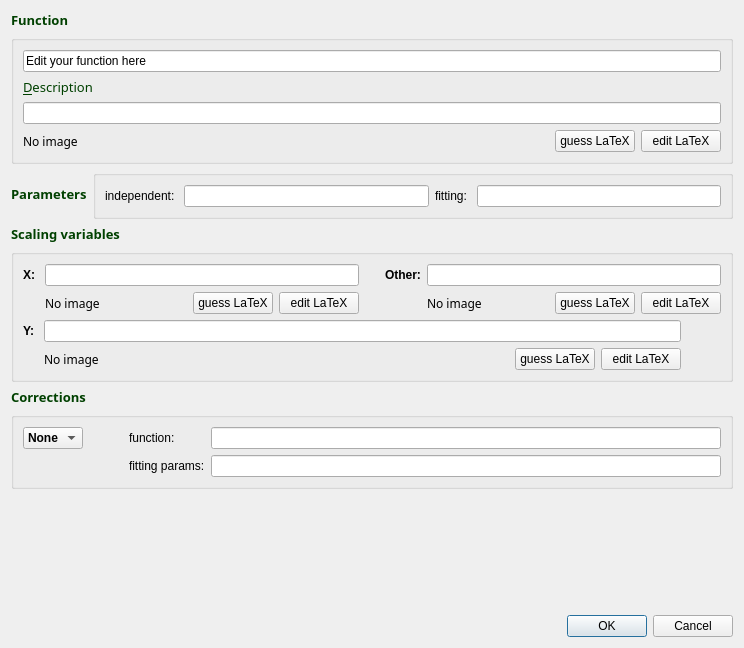
<?xml version="1.0" encoding="UTF-8"?>
<ui version="4.0">
 <class>editFunctionDialog</class>
 <widget class="QDialog" name="editFunctionDialog">
  <property name="geometry">
   <rect>
    <x>0</x>
    <y>0</y>
    <width>744</width>
    <height>648</height>
   </rect>
  </property>
  <property name="sizePolicy">
   <sizepolicy hsizetype="Expanding" vsizetype="Preferred">
    <horstretch>0</horstretch>
    <verstretch>0</verstretch>
   </sizepolicy>
  </property>
  <property name="font">
   <font>
    <weight>50</weight>
    <bold>false</bold>
   </font>
  </property>
  <property name="windowTitle">
   <string>Edit function</string>
  </property>
  <layout class="QVBoxLayout" name="verticalLayout_4">
   <item>
    <widget class="QLabel" name="functionTitle">
     <property name="maximumSize">
      <size>
       <width>16777215</width>
       <height>30</height>
      </size>
     </property>
     <property name="palette">
      <palette>
       <active>
        <colorrole role="WindowText">
         <brush brushstyle="SolidPattern">
          <color alpha="255">
           <red>0</red>
           <green>64</green>
           <blue>0</blue>
          </color>
         </brush>
        </colorrole>
       </active>
       <inactive>
        <colorrole role="WindowText">
         <brush brushstyle="SolidPattern">
          <color alpha="255">
           <red>0</red>
           <green>64</green>
           <blue>0</blue>
          </color>
         </brush>
        </colorrole>
       </inactive>
       <disabled>
        <colorrole role="WindowText">
         <brush brushstyle="SolidPattern">
          <color alpha="255">
           <red>102</red>
           <green>103</green>
           <blue>94</blue>
          </color>
         </brush>
        </colorrole>
       </disabled>
      </palette>
     </property>
     <property name="font">
      <font>
       <family>Sans Serif</family>
       <pointsize>10</pointsize>
       <weight>75</weight>
       <bold>true</bold>
      </font>
     </property>
     <property name="frameShape">
      <enum>QFrame::NoFrame</enum>
     </property>
     <property name="text">
      <string>Function</string>
     </property>
    </widget>
   </item>
   <item>
    <widget class="QGroupBox" name="functionGroup">
     <property name="sizePolicy">
      <sizepolicy hsizetype="Expanding" vsizetype="Preferred">
       <horstretch>0</horstretch>
       <verstretch>0</verstretch>
      </sizepolicy>
     </property>
     <property name="title">
      <string/>
     </property>
     <layout class="QVBoxLayout" name="verticalLayout">
      <item>
       <layout class="QVBoxLayout" name="functionVBox">
        <property name="sizeConstraint">
         <enum>QLayout::SetNoConstraint</enum>
        </property>
        <item>
         <widget class="QLineEdit" name="functionDefinitionText">
          <property name="toolTip">
           <string>Enter your function using natural expression</string>
          </property>
          <property name="whatsThis">
           <string>&lt;!DOCTYPE HTML PUBLIC &quot;-//W3C//DTD HTML 4.0//EN&quot; &quot;http://www.w3.org/TR/REC-html40/strict.dtd&quot;&gt;
&lt;html&gt;&lt;head&gt;&lt;meta name=&quot;qrichtext&quot; content=&quot;1&quot; /&gt;&lt;style type=&quot;text/css&quot;&gt;
p, li { white-space: pre-wrap; }
&lt;/style&gt;&lt;/head&gt;&lt;body style=&quot; font-family:'Sans Serif'; font-size:10pt; font-weight:400; font-style:normal;&quot;&gt;
&lt;p style=&quot; margin-top:12px; margin-bottom:12px; margin-left:0px; margin-right:0px; -qt-block-indent:0; text-indent:0px;&quot;&gt;Let’s introduce a few simple mnemonic rules to write the equations without pain. These rules highly help the automatic switch to the LaTeX equation:&lt;/p&gt;
&lt;ul style=&quot;margin-top: 0px; margin-bottom: 0px; margin-left: 0px; margin-right: 0px; -qt-list-indent: 1;&quot;&gt;&lt;li style=&quot; margin-top:12px; margin-bottom:0px; margin-left:0px; margin-right:0px; -qt-block-indent:0; text-indent:0px;&quot;&gt;write Greek letters in full&lt;/li&gt;
&lt;li style=&quot; margin-top:0px; margin-bottom:0px; margin-left:0px; margin-right:0px; -qt-block-indent:0; text-indent:0px;&quot;&gt;to see a space in the LaTeX eq. between two terms use ” * ” (i.e. space+*+space), otherwise do not introduce any space. So that, “(1+x)*(1+y)” -&amp;gt; &lt;img src=&quot;file:///home/gf/src/Python/Fitting.repo/Sloppy.main/trunk/GUI-branch/doc/_build/html/_images/math/4803801f30b19852babc9d25e07c3b7207c9cedb.png&quot; /&gt;, while “(1+x) * (1+y)” -&amp;gt; &lt;img src=&quot;file:///home/gf/src/Python/Fitting.repo/Sloppy.main/trunk/GUI-branch/doc/_build/html/_images/math/1ea27be7a8f98a8990a2f61322f62bff903ddc46.png&quot; /&gt;&lt;/li&gt;
&lt;li style=&quot; margin-top:0px; margin-bottom:0px; margin-left:0px; margin-right:0px; -qt-block-indent:0; text-indent:0px;&quot;&gt;Subscript notation “_” can be a nightmare for the LaTex equation. Use as many underscores as the number of elements to be put as subscript. So. “I_y” -&amp;gt; &lt;img src=&quot;file:///home/gf/src/Python/Fitting.repo/Sloppy.main/trunk/GUI-branch/doc/_build/html/_images/math/2ea9e86303772004da85d261b5b0b44a337165bd.png&quot; /&gt;, and “I__xy” -&amp;gt; &lt;img src=&quot;file:///home/gf/src/Python/Fitting.repo/Sloppy.main/trunk/GUI-branch/doc/_build/html/_images/math/ec9633f0a4cafaf5942f4fcc3b3432c479d4dd86.png&quot; /&gt; etc (but no more that 3!)&lt;/li&gt;
&lt;li style=&quot; margin-top:0px; margin-bottom:12px; margin-left:0px; margin-right:0px; -qt-block-indent:0; text-indent:0px;&quot;&gt;Scaling variables: if you have a variable “X”, define its scaling variable as “X_s”&lt;/li&gt;&lt;/ul&gt;
&lt;p style=&quot; margin-top:12px; margin-bottom:12px; margin-left:0px; margin-right:0px; -qt-block-indent:0; text-indent:0px;&quot;&gt;A good example is the following:&lt;/p&gt;
&lt;pre style=&quot; margin-top:12px; margin-bottom:12px; margin-left:0px; margin-right:0px; -qt-block-indent:0; text-indent:0px;&quot;&gt;&lt;span style=&quot; font-family:'Courier New,courier';&quot;&gt;s = &amp;quot;P(S|W) = alpha**2 + eta * (S/W)**1.5 * exp(-(S/S_0)**2.5)&amp;quot;&lt;/span&gt;&lt;/pre&gt;&lt;/body&gt;&lt;/html&gt;</string>
          </property>
          <property name="text">
           <string>Edit your function here</string>
          </property>
          <property name="dragEnabled">
           <bool>true</bool>
          </property>
         </widget>
        </item>
        <item>
         <widget class="QLabel" name="functionDescriptionLabel">
          <property name="sizePolicy">
           <sizepolicy hsizetype="Preferred" vsizetype="Minimum">
            <horstretch>0</horstretch>
            <verstretch>0</verstretch>
           </sizepolicy>
          </property>
          <property name="palette">
           <palette>
            <active>
             <colorrole role="WindowText">
              <brush brushstyle="SolidPattern">
               <color alpha="255">
                <red>0</red>
                <green>64</green>
                <blue>0</blue>
               </color>
              </brush>
             </colorrole>
            </active>
            <inactive>
             <colorrole role="WindowText">
              <brush brushstyle="SolidPattern">
               <color alpha="255">
                <red>0</red>
                <green>64</green>
                <blue>0</blue>
               </color>
              </brush>
             </colorrole>
            </inactive>
            <disabled>
             <colorrole role="WindowText">
              <brush brushstyle="SolidPattern">
               <color alpha="255">
                <red>102</red>
                <green>103</green>
                <blue>94</blue>
               </color>
              </brush>
             </colorrole>
            </disabled>
           </palette>
          </property>
          <property name="font">
           <font>
            <family>Sans Serif</family>
            <pointsize>10</pointsize>
            <weight>50</weight>
            <bold>false</bold>
           </font>
          </property>
          <property name="frameShape">
           <enum>QFrame::NoFrame</enum>
          </property>
          <property name="text">
           <string>&amp;Description</string>
          </property>
          <property name="buddy">
           <cstring>functionDescriptionText</cstring>
          </property>
         </widget>
        </item>
        <item>
         <widget class="QLineEdit" name="functionDescriptionText">
          <property name="toolTip">
           <string>Full description of your function</string>
          </property>
          <property name="text">
           <string/>
          </property>
         </widget>
        </item>
        <item>
         <layout class="QHBoxLayout" name="functionLatex">
          <property name="sizeConstraint">
           <enum>QLayout::SetNoConstraint</enum>
          </property>
          <item>
           <widget class="QLabel" name="functionLatexImage">
            <property name="sizePolicy">
             <sizepolicy hsizetype="Expanding" vsizetype="Minimum">
              <horstretch>1</horstretch>
              <verstretch>0</verstretch>
             </sizepolicy>
            </property>
            <property name="minimumSize">
             <size>
              <width>0</width>
              <height>0</height>
             </size>
            </property>
            <property name="font">
             <font>
              <family>KacstTitleL</family>
             </font>
            </property>
            <property name="frameShape">
             <enum>QFrame::NoFrame</enum>
            </property>
            <property name="text">
             <string>No image</string>
            </property>
           </widget>
          </item>
          <item>
           <spacer name="horizontalSpacer">
            <property name="orientation">
             <enum>Qt::Horizontal</enum>
            </property>
            <property name="sizeHint" stdset="0">
             <size>
              <width>40</width>
              <height>20</height>
             </size>
            </property>
           </spacer>
          </item>
          <item>
           <widget class="QPushButton" name="functionLatexGuessButton">
            <property name="toolTip">
             <string>guess LaTeX eq. based on the function (exp)</string>
            </property>
            <property name="text">
             <string>guess LaTeX</string>
            </property>
           </widget>
          </item>
          <item>
           <widget class="QPushButton" name="functionLatexEditButton">
            <property name="toolTip">
             <string>edit the LaTeX equation</string>
            </property>
            <property name="text">
             <string>edit LaTeX</string>
            </property>
           </widget>
          </item>
         </layout>
        </item>
       </layout>
      </item>
     </layout>
    </widget>
   </item>
   <item>
    <layout class="QHBoxLayout" name="horizontalLayout_3">
     <item>
      <widget class="QLabel" name="parametersTitle">
       <property name="maximumSize">
        <size>
         <width>16777215</width>
         <height>30</height>
        </size>
       </property>
       <property name="palette">
        <palette>
         <active>
          <colorrole role="WindowText">
           <brush brushstyle="SolidPattern">
            <color alpha="255">
             <red>0</red>
             <green>64</green>
             <blue>0</blue>
            </color>
           </brush>
          </colorrole>
         </active>
         <inactive>
          <colorrole role="WindowText">
           <brush brushstyle="SolidPattern">
            <color alpha="255">
             <red>0</red>
             <green>64</green>
             <blue>0</blue>
            </color>
           </brush>
          </colorrole>
         </inactive>
         <disabled>
          <colorrole role="WindowText">
           <brush brushstyle="SolidPattern">
            <color alpha="255">
             <red>102</red>
             <green>103</green>
             <blue>94</blue>
            </color>
           </brush>
          </colorrole>
         </disabled>
        </palette>
       </property>
       <property name="font">
        <font>
         <family>Sans Serif</family>
         <pointsize>10</pointsize>
         <weight>75</weight>
         <bold>true</bold>
        </font>
       </property>
       <property name="frameShape">
        <enum>QFrame::NoFrame</enum>
       </property>
       <property name="text">
        <string>Parameters</string>
       </property>
      </widget>
     </item>
     <item>
      <widget class="QGroupBox" name="parameterGroup">
       <layout class="QVBoxLayout" name="verticalLayout_2">
        <item>
         <layout class="QHBoxLayout" name="horizontalLayout_2">
          <item>
           <widget class="QLabel" name="independentLabel">
            <property name="font">
             <font>
              <weight>50</weight>
              <bold>false</bold>
             </font>
            </property>
            <property name="text">
             <string>independent: </string>
            </property>
           </widget>
          </item>
          <item>
           <widget class="QLineEdit" name="indepedentText"/>
          </item>
          <item>
           <widget class="QLabel" name="parFittingLabel">
            <property name="font">
             <font>
              <weight>50</weight>
              <bold>false</bold>
             </font>
            </property>
            <property name="text">
             <string>fitting: </string>
            </property>
           </widget>
          </item>
          <item>
           <widget class="QLineEdit" name="parFittingText"/>
          </item>
         </layout>
        </item>
       </layout>
      </widget>
     </item>
    </layout>
   </item>
   <item>
    <widget class="QLabel" name="variablesTitle">
     <property name="maximumSize">
      <size>
       <width>16777215</width>
       <height>30</height>
      </size>
     </property>
     <property name="palette">
      <palette>
       <active>
        <colorrole role="WindowText">
         <brush brushstyle="SolidPattern">
          <color alpha="255">
           <red>0</red>
           <green>64</green>
           <blue>0</blue>
          </color>
         </brush>
        </colorrole>
       </active>
       <inactive>
        <colorrole role="WindowText">
         <brush brushstyle="SolidPattern">
          <color alpha="255">
           <red>0</red>
           <green>64</green>
           <blue>0</blue>
          </color>
         </brush>
        </colorrole>
       </inactive>
       <disabled>
        <colorrole role="WindowText">
         <brush brushstyle="SolidPattern">
          <color alpha="255">
           <red>102</red>
           <green>103</green>
           <blue>94</blue>
          </color>
         </brush>
        </colorrole>
       </disabled>
      </palette>
     </property>
     <property name="font">
      <font>
       <family>Sans Serif</family>
       <pointsize>10</pointsize>
       <weight>75</weight>
       <bold>true</bold>
      </font>
     </property>
     <property name="frameShape">
      <enum>QFrame::NoFrame</enum>
     </property>
     <property name="text">
      <string>Scaling variables</string>
     </property>
    </widget>
   </item>
   <item>
    <widget class="QGroupBox" name="scalVarGroup">
     <layout class="QGridLayout" name="gridLayout">
      <item row="0" column="0">
       <layout class="QHBoxLayout" name="horizontalLayout">
        <item>
         <layout class="QGridLayout" name="gridXLayout">
          <item row="0" column="1" colspan="4">
           <widget class="QLineEdit" name="varXScaledText"/>
          </item>
          <item row="1" column="2">
           <spacer name="horizontalSpacer_2">
            <property name="orientation">
             <enum>Qt::Horizontal</enum>
            </property>
            <property name="sizeHint" stdset="0">
             <size>
              <width>40</width>
              <height>20</height>
             </size>
            </property>
           </spacer>
          </item>
          <item row="1" column="3">
           <widget class="QPushButton" name="varXLatexGuessButton">
            <property name="enabled">
             <bool>true</bool>
            </property>
            <property name="sizePolicy">
             <sizepolicy hsizetype="Fixed" vsizetype="Fixed">
              <horstretch>100</horstretch>
              <verstretch>100</verstretch>
             </sizepolicy>
            </property>
            <property name="toolTip">
             <string>guess LaTeX eq. based on the function (exp)</string>
            </property>
            <property name="text">
             <string>guess LaTeX</string>
            </property>
           </widget>
          </item>
          <item row="1" column="4">
           <widget class="QPushButton" name="varXLatexEditButton">
            <property name="toolTip">
             <string>edit the LaTeX equation</string>
            </property>
            <property name="text">
             <string>edit LaTeX</string>
            </property>
           </widget>
          </item>
          <item row="0" column="0">
           <widget class="QLabel" name="varXLabel">
            <property name="font">
             <font>
              <weight>75</weight>
              <bold>true</bold>
             </font>
            </property>
            <property name="text">
             <string>X: </string>
            </property>
           </widget>
          </item>
          <item row="1" column="1">
           <widget class="QLabel" name="varXLatexImage">
            <property name="sizePolicy">
             <sizepolicy hsizetype="Expanding" vsizetype="Minimum">
              <horstretch>1</horstretch>
              <verstretch>0</verstretch>
             </sizepolicy>
            </property>
            <property name="minimumSize">
             <size>
              <width>0</width>
              <height>0</height>
             </size>
            </property>
            <property name="font">
             <font>
              <family>KacstTitleL</family>
             </font>
            </property>
            <property name="frameShape">
             <enum>QFrame::NoFrame</enum>
            </property>
            <property name="text">
             <string>No image</string>
            </property>
           </widget>
          </item>
         </layout>
        </item>
        <item>
         <spacer name="verticalSpacer_2">
          <property name="orientation">
           <enum>Qt::Vertical</enum>
          </property>
          <property name="sizeHint" stdset="0">
           <size>
            <width>20</width>
            <height>40</height>
           </size>
          </property>
         </spacer>
        </item>
        <item>
         <layout class="QGridLayout" name="gridWLayout">
          <item row="1" column="1">
           <widget class="QLabel" name="varWLatexImage">
            <property name="sizePolicy">
             <sizepolicy hsizetype="Expanding" vsizetype="Minimum">
              <horstretch>1</horstretch>
              <verstretch>0</verstretch>
             </sizepolicy>
            </property>
            <property name="minimumSize">
             <size>
              <width>0</width>
              <height>0</height>
             </size>
            </property>
            <property name="font">
             <font>
              <family>KacstTitleL</family>
             </font>
            </property>
            <property name="frameShape">
             <enum>QFrame::NoFrame</enum>
            </property>
            <property name="text">
             <string>No image</string>
            </property>
           </widget>
          </item>
          <item row="1" column="2">
           <spacer name="horizontalSpacer_4">
            <property name="orientation">
             <enum>Qt::Horizontal</enum>
            </property>
            <property name="sizeHint" stdset="0">
             <size>
              <width>40</width>
              <height>20</height>
             </size>
            </property>
           </spacer>
          </item>
          <item row="1" column="3">
           <widget class="QPushButton" name="varWLatexGuessButton">
            <property name="toolTip">
             <string>guess LaTeX eq. based on the function (exp)</string>
            </property>
            <property name="text">
             <string>guess LaTeX</string>
            </property>
           </widget>
          </item>
          <item row="1" column="4">
           <widget class="QPushButton" name="varWLatexEditButton">
            <property name="toolTip">
             <string>edit the LaTeX equation</string>
            </property>
            <property name="text">
             <string>edit LaTeX</string>
            </property>
           </widget>
          </item>
          <item row="0" column="1" colspan="4">
           <widget class="QLineEdit" name="varWScaledText"/>
          </item>
          <item row="0" column="0">
           <widget class="QLabel" name="varWLabel">
            <property name="font">
             <font>
              <weight>75</weight>
              <bold>true</bold>
             </font>
            </property>
            <property name="text">
             <string>Other:</string>
            </property>
           </widget>
          </item>
         </layout>
        </item>
       </layout>
      </item>
      <item row="1" column="0">
       <layout class="QGridLayout" name="gridYLayout">
        <item row="0" column="1" colspan="4">
         <widget class="QLineEdit" name="varYScaledText"/>
        </item>
        <item row="1" column="1">
         <widget class="QLabel" name="varYLatexImage">
          <property name="sizePolicy">
           <sizepolicy hsizetype="MinimumExpanding" vsizetype="Minimum">
            <horstretch>1</horstretch>
            <verstretch>0</verstretch>
           </sizepolicy>
          </property>
          <property name="minimumSize">
           <size>
            <width>0</width>
            <height>0</height>
           </size>
          </property>
          <property name="font">
           <font>
            <family>KacstTitleL</family>
           </font>
          </property>
          <property name="frameShape">
           <enum>QFrame::NoFrame</enum>
          </property>
          <property name="text">
           <string>No image</string>
          </property>
         </widget>
        </item>
        <item row="1" column="2">
         <spacer name="horizontalSpacer_3">
          <property name="orientation">
           <enum>Qt::Horizontal</enum>
          </property>
          <property name="sizeHint" stdset="0">
           <size>
            <width>40</width>
            <height>20</height>
           </size>
          </property>
         </spacer>
        </item>
        <item row="1" column="3">
         <widget class="QPushButton" name="varYLatexGuessButton">
          <property name="toolTip">
           <string>guess LaTeX eq. based on the function (exp)</string>
          </property>
          <property name="text">
           <string>guess LaTeX</string>
          </property>
         </widget>
        </item>
        <item row="1" column="4">
         <widget class="QPushButton" name="varYLatexEditButton">
          <property name="toolTip">
           <string>edit the LaTeX equation</string>
          </property>
          <property name="text">
           <string>edit LaTeX</string>
          </property>
         </widget>
        </item>
        <item row="0" column="0">
         <widget class="QLabel" name="varYLabel">
          <property name="font">
           <font>
            <weight>75</weight>
            <bold>true</bold>
           </font>
          </property>
          <property name="text">
           <string>Y: </string>
          </property>
         </widget>
        </item>
        <item row="1" column="5">
         <spacer name="horizontalSpacer_6">
          <property name="orientation">
           <enum>Qt::Horizontal</enum>
          </property>
          <property name="sizeHint" stdset="0">
           <size>
            <width>40</width>
            <height>20</height>
           </size>
          </property>
         </spacer>
        </item>
       </layout>
      </item>
     </layout>
    </widget>
   </item>
   <item>
    <widget class="QLabel" name="corrrectionTitle">
     <property name="maximumSize">
      <size>
       <width>16777215</width>
       <height>30</height>
      </size>
     </property>
     <property name="palette">
      <palette>
       <active>
        <colorrole role="WindowText">
         <brush brushstyle="SolidPattern">
          <color alpha="255">
           <red>0</red>
           <green>64</green>
           <blue>0</blue>
          </color>
         </brush>
        </colorrole>
       </active>
       <inactive>
        <colorrole role="WindowText">
         <brush brushstyle="SolidPattern">
          <color alpha="255">
           <red>0</red>
           <green>64</green>
           <blue>0</blue>
          </color>
         </brush>
        </colorrole>
       </inactive>
       <disabled>
        <colorrole role="WindowText">
         <brush brushstyle="SolidPattern">
          <color alpha="255">
           <red>102</red>
           <green>103</green>
           <blue>94</blue>
          </color>
         </brush>
        </colorrole>
       </disabled>
      </palette>
     </property>
     <property name="font">
      <font>
       <family>Sans Serif</family>
       <pointsize>10</pointsize>
       <weight>75</weight>
       <bold>true</bold>
      </font>
     </property>
     <property name="frameShape">
      <enum>QFrame::NoFrame</enum>
     </property>
     <property name="text">
      <string>Corrections</string>
     </property>
    </widget>
   </item>
   <item>
    <widget class="QGroupBox" name="correctionGroupBox">
     <layout class="QVBoxLayout" name="verticalLayout_3">
      <item>
       <layout class="QGridLayout" name="correctionGridLayout">
        <item row="0" column="0">
         <widget class="QComboBox" name="correctionComboBox">
          <property name="font">
           <font>
            <weight>75</weight>
            <bold>true</bold>
           </font>
          </property>
          <property name="editable">
           <bool>false</bool>
          </property>
          <property name="currentIndex">
           <number>0</number>
          </property>
          <property name="maxVisibleItems">
           <number>4</number>
          </property>
          <property name="frame">
           <bool>true</bool>
          </property>
          <item>
           <property name="text">
            <string>None</string>
           </property>
          </item>
          <item>
           <property name="text">
            <string>+</string>
           </property>
          </item>
          <item>
           <property name="text">
            <string>-</string>
           </property>
          </item>
          <item>
           <property name="text">
            <string>*</string>
           </property>
          </item>
          <item>
           <property name="text">
            <string>/</string>
           </property>
          </item>
         </widget>
        </item>
        <item row="0" column="2">
         <widget class="QLabel" name="correctionFunctionLabel">
          <property name="font">
           <font>
            <weight>50</weight>
            <bold>false</bold>
           </font>
          </property>
          <property name="text">
           <string>function:</string>
          </property>
         </widget>
        </item>
        <item row="0" column="3">
         <widget class="QLineEdit" name="correctionFunctionText"/>
        </item>
        <item row="1" column="2">
         <widget class="QLabel" name="correctionParamsLabel">
          <property name="font">
           <font>
            <weight>50</weight>
            <bold>false</bold>
           </font>
          </property>
          <property name="text">
           <string>fitting params:</string>
          </property>
         </widget>
        </item>
        <item row="1" column="3">
         <widget class="QLineEdit" name="correctionParamsText"/>
        </item>
        <item row="0" column="1">
         <spacer name="horizontalSpacer_5">
          <property name="orientation">
           <enum>Qt::Horizontal</enum>
          </property>
          <property name="sizeType">
           <enum>QSizePolicy::Fixed</enum>
          </property>
          <property name="sizeHint" stdset="0">
           <size>
            <width>40</width>
            <height>20</height>
           </size>
          </property>
         </spacer>
        </item>
       </layout>
      </item>
     </layout>
    </widget>
   </item>
   <item>
    <spacer name="verticalSpacer">
     <property name="orientation">
      <enum>Qt::Vertical</enum>
     </property>
     <property name="sizeHint" stdset="0">
      <size>
       <width>20</width>
       <height>40</height>
      </size>
     </property>
    </spacer>
   </item>
   <item>
    <widget class="QDialogButtonBox" name="buttonBox">
     <property name="orientation">
      <enum>Qt::Horizontal</enum>
     </property>
     <property name="standardButtons">
      <set>QDialogButtonBox::Cancel|QDialogButtonBox::Ok</set>
     </property>
    </widget>
   </item>
  </layout>
 </widget>
 <tabstops>
  <tabstop>functionDefinitionText</tabstop>
  <tabstop>functionDescriptionText</tabstop>
  <tabstop>functionLatexGuessButton</tabstop>
  <tabstop>functionLatexEditButton</tabstop>
  <tabstop>indepedentText</tabstop>
  <tabstop>parFittingText</tabstop>
  <tabstop>varXScaledText</tabstop>
  <tabstop>varXLatexGuessButton</tabstop>
  <tabstop>varXLatexEditButton</tabstop>
  <tabstop>varYScaledText</tabstop>
  <tabstop>varYLatexGuessButton</tabstop>
  <tabstop>varYLatexEditButton</tabstop>
  <tabstop>varWScaledText</tabstop>
  <tabstop>varWLatexGuessButton</tabstop>
  <tabstop>varWLatexEditButton</tabstop>
  <tabstop>correctionComboBox</tabstop>
  <tabstop>correctionFunctionText</tabstop>
  <tabstop>correctionParamsText</tabstop>
  <tabstop>buttonBox</tabstop>
 </tabstops>
 <resources/>
 <connections>
  <connection>
   <sender>buttonBox</sender>
   <signal>accepted()</signal>
   <receiver>editFunctionDialog</receiver>
   <slot>accept()</slot>
   <hints>
    <hint type="sourcelabel">
     <x>256</x>
     <y>560</y>
    </hint>
    <hint type="destinationlabel">
     <x>157</x>
     <y>274</y>
    </hint>
   </hints>
  </connection>
  <connection>
   <sender>buttonBox</sender>
   <signal>rejected()</signal>
   <receiver>editFunctionDialog</receiver>
   <slot>reject()</slot>
   <hints>
    <hint type="sourcelabel">
     <x>324</x>
     <y>560</y>
    </hint>
    <hint type="destinationlabel">
     <x>286</x>
     <y>274</y>
    </hint>
   </hints>
  </connection>
 </connections>
</ui>
